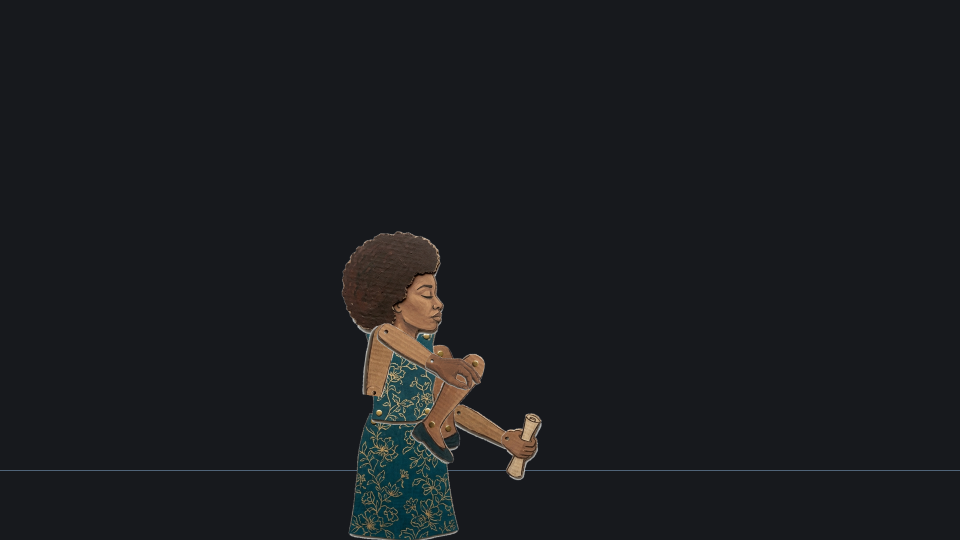
#> input picture shots/arena/broken_poet_f120.png, 1920 x 1080 px (shown at 1/2 size)
$ python -i build_body_lab.py   (imports and definitions only)
#> lines starting #> are read from the running program, lines starting #| are printed output that depends on the picture; after the words box and inside, x2 and y2 are one past the last pixel; in counts of white or black regions, pixels touching at a corner belong together
#!/usr/bin/env python3
"""
build_body_lab.py

Slices and organizes ALL hands, ALL shoes/feet, ALL heads, ALL eyes, ALL noses, ALL mouths,
and ALL accessories across ALL characters and poem kits into a unified, high-res Body Lab library.
Outputs:
- Clean transparent PNGs in shots/arena/parts/body_lab/<category>/
- Master catalog in shots/arena/parts/body_lab/body_lab_catalog.json
"""

import os
import glob
import json
import cv2
import numpy as np
from PIL import Image

ROOT = os.path.dirname(os.path.dirname(os.path.dirname(os.path.abspath(__file__))))
OUT_ROOT = os.path.join(ROOT, "shots", "arena", "parts", "body_lab")
# [4 lines not run here, left out]

catalog = {
    "hands": [],
    "shoes": [],
    "heads": [],
    "eyes": [],
    "noses": [],
    "mouths": [],
    "accessories": [],
    "torsos": []
}

# [18 lines left out: function clean_and_save_crop, not called in this run]

def slice_sheet_contours(sheet_path, min_area=1200):
#> called with sheet_path = '../arena/broken_poet_f120.png', min_area = 1200
    img = cv2.imread(sheet_path)
#> img is the input picture: shape (1080, 1920, 3); mean B, G, R 31.5, 28.4, 26.8
    if img is None:
        return []
    h, w = img.shape[:2]
#> h = 1080; w = 1920
    gray = cv2.cvtColor(img, cv2.COLOR_BGR2GRAY)
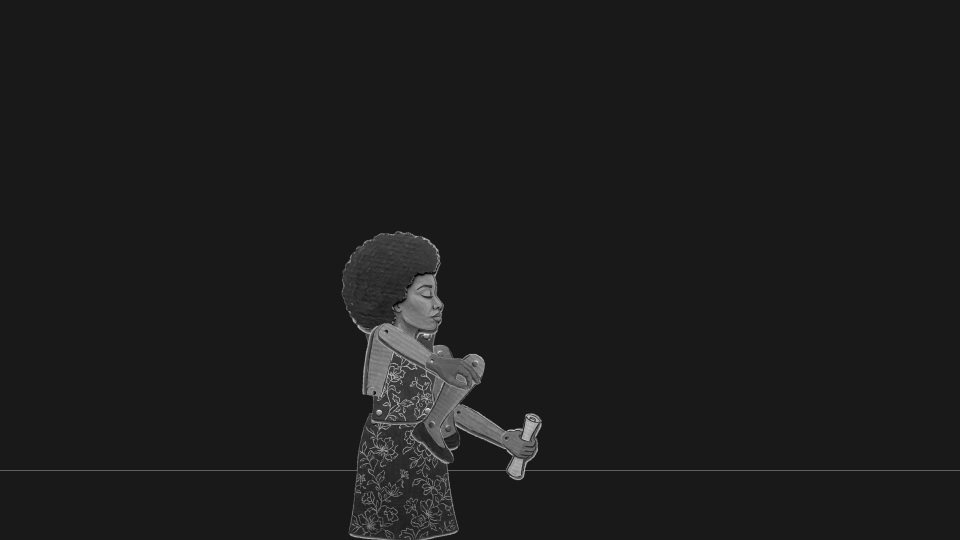
#> gray: shape (1080, 1920) (shown at 1/2 size); min 0, max 251, mean 28.4

    # check background color
    corner = np.mean([gray[0,0], gray[0, w-1], gray[h-1, 0], gray[h-1, w-1]])
#> corner = 25
    bg_is_white = corner > 128
#> bg_is_white = False

    if bg_is_white:
        _, thresh = cv2.threshold(gray, 245, 255, cv2.THRESH_BINARY_INV)
    else:
        _, thresh = cv2.threshold(gray, 20, 255, cv2.THRESH_BINARY)
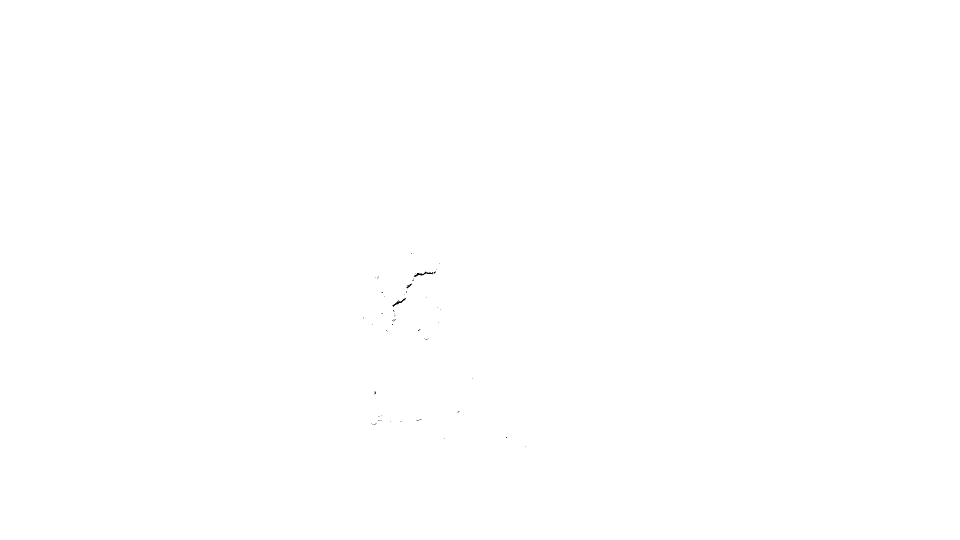
#> thresh: shape (1080, 1920) (shown at 1/2 size); 100% white; black in thin lines or dots, all inside (x1, y1, x2, y2) = (726, 506, 1052, 893)

    kernel = np.ones((3,3), np.uint8)
    opened = cv2.morphologyEx(thresh, cv2.MORPH_OPEN, kernel)
    contours, _ = cv2.findContours(opened, cv2.RETR_EXTERNAL, cv2.CHAIN_APPROX_SIMPLE)
#> contours = [[[0, 0], [0, 1079], [1919, 1079], [1919, 0]]]

    boxes = []
    for c in contours:
        area = cv2.contourArea(c)
        if area >= min_area:
            x, y, bw, bh = cv2.boundingRect(c)
            # ignore full sheet borders
            if bw > w * 0.95 and bh > h * 0.95:
                continue
            boxes.append((x, y, bw, bh, int(area)))
#> this loop made 1 pass
#> (c, area, x, y, bw, bh) on pass 1: ([[0, 0], [0, 1079], [1919, 1079], [1919, 0]], 2070601, 0, 0, 1920, 1080)
#> after the loop, boxes = []

    # sort top-to-bottom, left-to-right
    boxes.sort(key=lambda b: (b[1] // 160, b[0]))
    return img, boxes, bg_is_white

# [1 line not run here, left out]
# 1. Weave Man Library Parts
weave_dir = os.path.join(ROOT, "shots", "weave", "cast", "man", "library")
# [80 lines not run here, left out]
# Poet Tracksuit v2 Cut Parts
poet_hands_dir = os.path.join(ROOT, "shots", "arena", "parts", "kit3", "v2", "cut", "poet.red_black_sunglasses.hands")
# [15 lines not run here, left out]

poet_feet_dir = os.path.join(ROOT, "shots", "arena", "parts", "kit3", "v2", "cut", "poet.red_black_sunglasses.feet")
# [15 lines not run here, left out]

poet_heads_dir = os.path.join(ROOT, "shots", "arena", "parts", "kit3", "v2", "cut", "poet.red_black_sunglasses.heads")
# [17 lines not run here, left out]
# Poet Profile Face Clean
poet_face_dir = os.path.join(ROOT, "shots", "kits", "packs", "poet_tracksuit_v1", "01_COMPONENTS", "profile_face_clean")
# [53 lines not run here, left out]

# Young Poet Profile Face Clean
yp_face_dir = os.path.join(ROOT, "shots", "kits", "packs", "young_poet_v1", "01_COMPONENTS", "profile_face_clean")
# [55 lines not run here, left out]

# [27 lines left out: function butcher_target_sheet, not called in this run]

# Young Poet Hands & Feet & Heads
# [35 lines not run here, left out]

# Save Master Catalog
catalog_path = os.path.join(OUT_ROOT, "body_lab_catalog.json")
# [4 lines not run here, left out]
total_parts = sum(len(v) for v in catalog.values())
# [4 lines not run here, left out]

>>> result = slice_sheet_contours('../arena/broken_poet_f120.png')

$ run again, on shots/arena/crouch_comparison_man.png
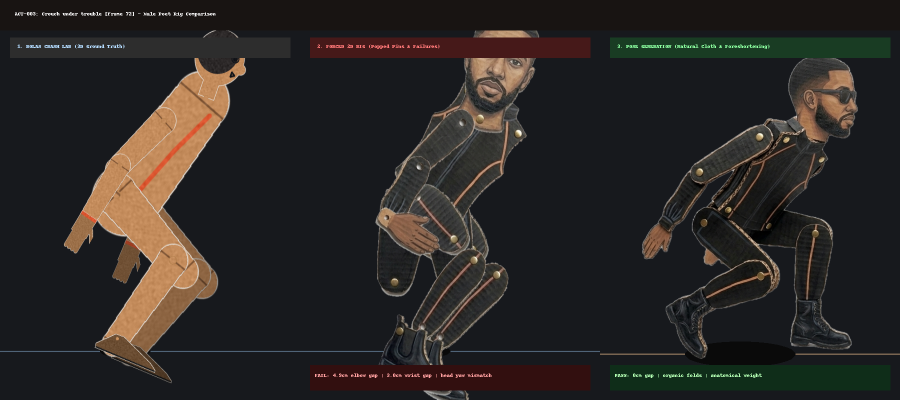
#> input picture shots/arena/crouch_comparison_man.png, 1800 x 800 px (shown at 1/2 size)
#> in slice_sheet_contours, img is the input picture: shape (800, 1800, 3); mean B, G, R 36.5, 38.6, 42.1
#> in slice_sheet_contours, `gray = cv2.cvtColor(img, cv2.COLOR_BGR2GRAY)`:
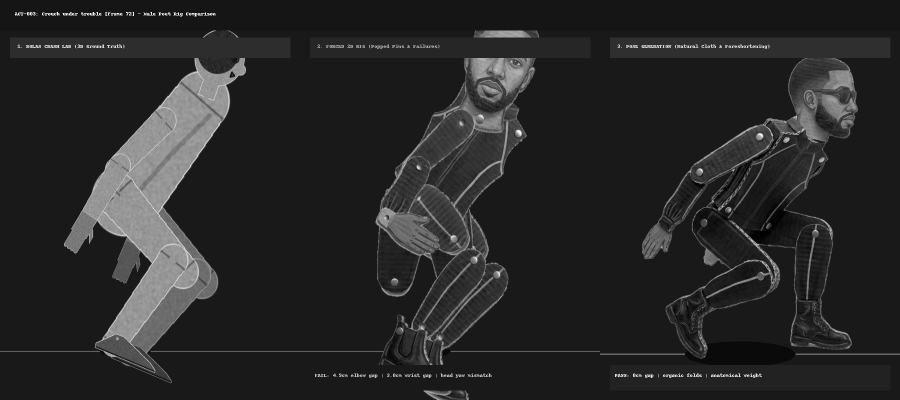
#> gray: shape (800, 1800) (shown at 1/2 size); min 0, max 252, mean 39.5
#> corner = 23
#> bg_is_white = False
#> thresh: shape (800, 1800); 98.6% white; 515 black regions (458 under 20 px), largest, box (x1, y1, x2, y2) and area: (1370, 683, 1591, 730) 7769, (1487, 377, 1594, 489) 5057, (1386, 416, 1465, 466) 1017
#> in slice_sheet_contours, `opened = cv2.morphologyEx(thresh, cv2.MORPH_OPEN, kernel)`:
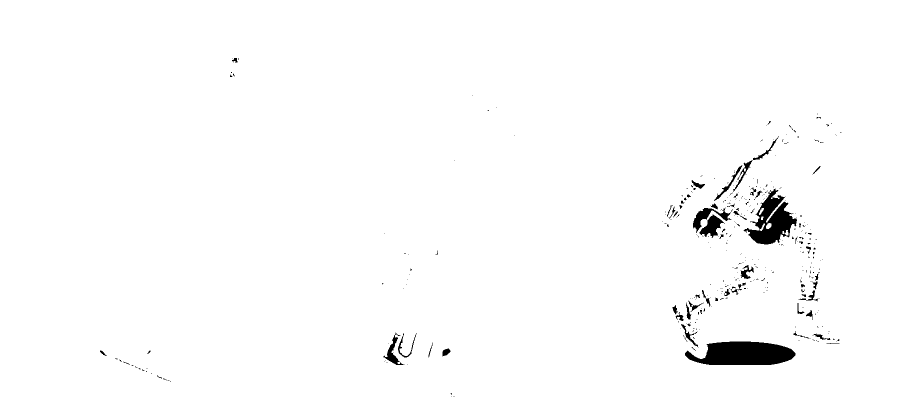
#> opened: shape (800, 1800) (shown at 1/2 size); 98.5% white; 360 black regions (304 under 20 px), largest, box (x1, y1, x2, y2) and area: (1370, 683, 1591, 730) 7769, (1487, 377, 1594, 489) 5364, (1386, 415, 1465, 466) 1119
#> contours = [[[0, 0], [0, 799], [1799, 799], [1799, 0]]]
#> the loop in slice_sheet_contours, `for c in contours:` made 1 pass
#> (c, area, x, y, bw, bh) on pass 1: ([[0, 0], [0, 799], [1799, 799], [1799, 0]], 1437401, 0, 0, 1800, 800)
#> after the loop in slice_sheet_contours, `for c in contours:`: boxes = []
